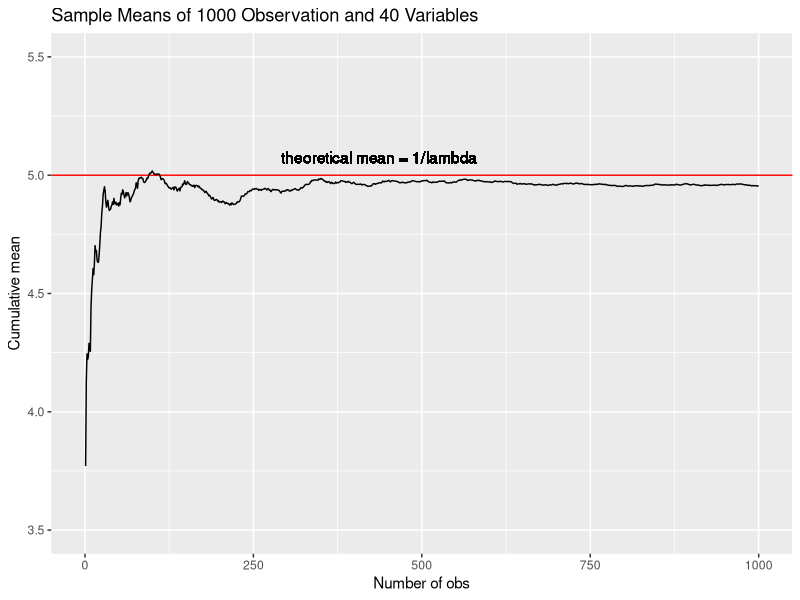
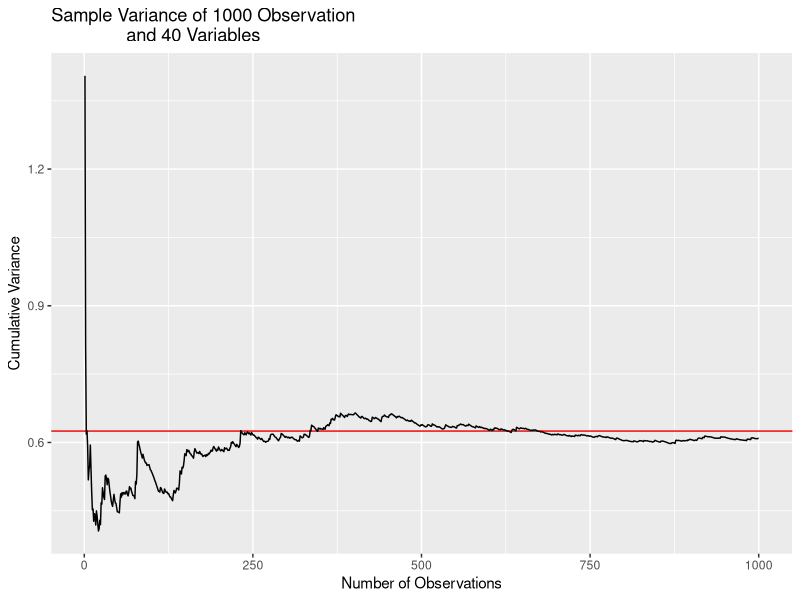
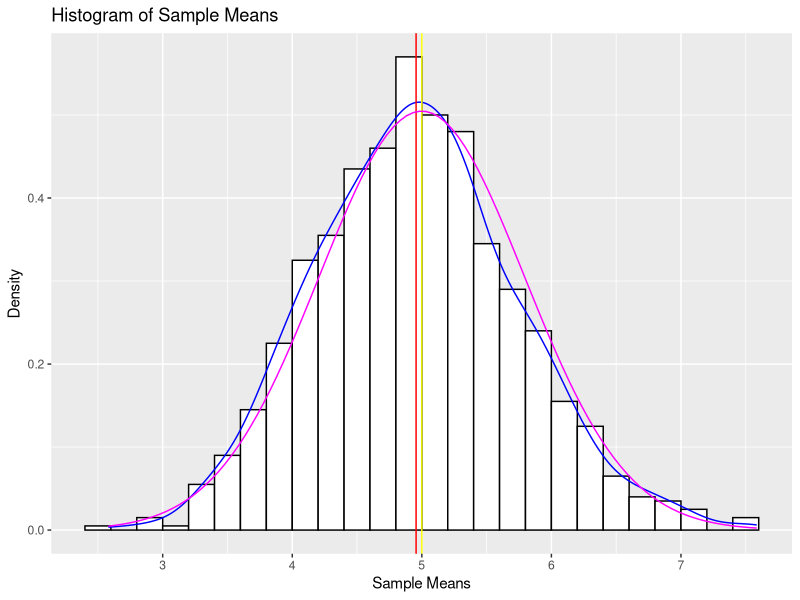
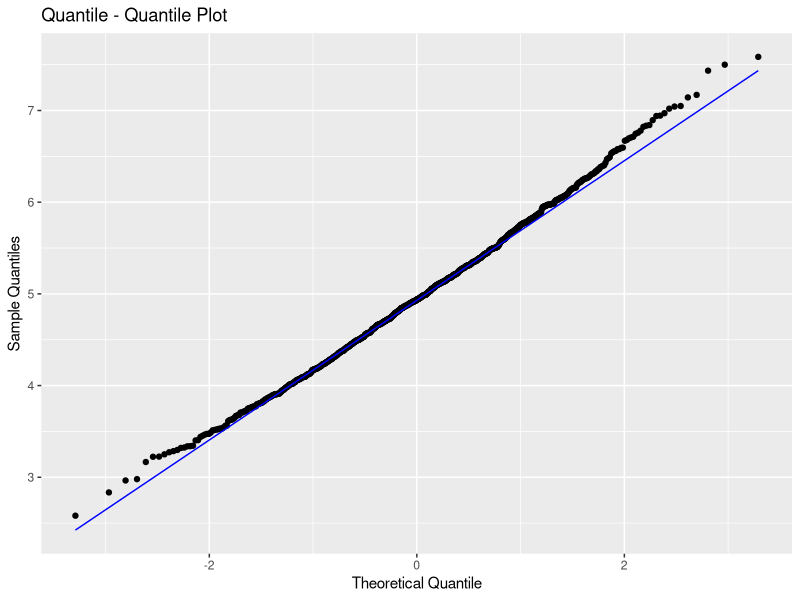

The R source for these figures, in order:
## ---- chunk 1
knitr::opts_chunk$set(echo = TRUE)
## ---- chunk 2
library(tidyverse)
library(glue)
library(matrixStats)
downloadDate <- date()

glue("Simulation date is {downloadDate}")
sessionInfo()
## ---- chunk 3
set.seed(420) # random number generator set at 420
lambda <- .2 
sampCol <- 40 # number of variables
sampRow <- 1000  # number of observations

expoDis <- matrix(rexp(n=sampRow*sampCol, rate = lambda), sampRow, sampCol)

expoDF <- as.data.frame(expoDis)
# Converted it to a tibble to make it easier to visualize

e_df <- expoDF %>% mutate(
        "MEAN" = rowMeans(expoDis), 
        "SD" = rowSds(expoDis), 
        "SumCumu" = cumsum(MEAN)/(1:sampRow)) %>% 
        select(MEAN, SD, SumCumu)

head(e_df)
## ---- chunk 4
e_mean <- mean(e_df$MEAN)

t_mean <- 1/lambda

res_df <- tibble(
        Result = c("Sample means", "Theoretical mean"),
        "Mean"=c(e_mean, t_mean))

res_df
## ---- chunk 5
ggplot(data = e_df, aes(x = 1:sampRow, y = SumCumu)) + 
        geom_hline(yintercept = t_mean, col = "red") +
        geom_line(size = .5) + 
        labs(x = "Number of obs", 
             y = "Cumulative mean", 
             title = "Sample Means of 1000 Observation and 40 Variables") +
        geom_text(aes(0,t_mean,
             label = "theoretical mean = 1/lambda", 
             hjust = -1, 
             vjust =-1)) + 
        ylim(c(3.5,5.5))

## ---- chunk 6
e_df <- e_df %>% mutate(
        VarCumu = cumsum((MEAN - e_mean)^2)/seq_along(MEAN-1))

head(e_df)
## ---- chunk 7
e_var <- var(e_df$MEAN)
t_var <- (1/(lambda*sqrt(sampCol)))^2

res_var_df <- tibble(
        Result = c("Sample variance", "Theoretical variance"), 
        "Variance" = c(e_var, t_var))

res_var_df
## ---- chunk 8
ggplot(data=e_df, 
          aes(x = 1:sampRow, 
              y = VarCumu))+ 
          geom_hline(yintercept = t_var, 
              col="red") + 
          geom_line(size = .5) + 
          labs(x = "Number of Observations", 
               y = "Cumulative Variance", 
               title = "Sample Variance of 1000 Observation 
               and 40 Variables")
## ---- chunk 9
binhist <- hist(e_df$MEAN, plot=FALSE, breaks = "FD")

g2 <- ggplot(data = e_df, 
             aes(x=MEAN)) 

g2 <- g2 + geom_histogram(aes(y=..density..),
        fill="white", 
        col="black",
        breaks =binhist$breaks) + 
      geom_density(
        aes(MEAN), 
        color = "blue") + 
      geom_vline(
        xintercept = c(e_mean, t_mean), 
        color = c("red", "yellow")) + 
      labs(
        x= "Sample Means", 
        y= "Density", 
        title = "Histogram of Sample Means")

g2 + stat_function(
      fun = dnorm, 
      colour = "magenta", 
      args = list(mean = t_mean, 
                  sd = sqrt(t_var)))
## ---- chunk 10
e_df %>% ggplot(aes(
            sample=MEAN)) +   
            stat_qq() + 
            stat_qq_line(color="blue") + 
            labs(x="Theoretical Quantile", 
                 y="Sample Quantiles", 
                 title = "Quantile - Quantile Plot")
